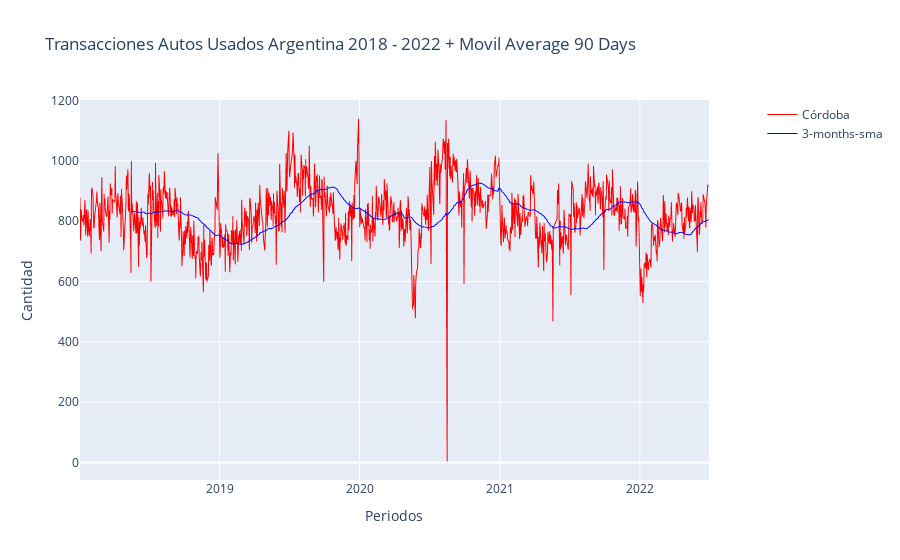

Notebook cell for this chart:
### Code cell
# Promedio movil simple

df_MA = df_ts.copy()

df_MA['tramite_fecha'] = df_MA.index

df_MA['3-months-sma'] = df_MA['Córdoba'].rolling(window=90).mean()


get_line_plot(df_MA, 'tramite_fecha', "Córdoba", "3-months-sma", "Transacciones Autos Usados Argentina 2018 - 2022 + Movil Average 90 Days")

### Figure 1 — Plotly figure (JSON) as saved in the notebook; plotly's stock layout.template omitted (floating-point values rounded to 4 significant figures; data arrays with more than 128 entries replaced by an {"elided": "..."} marker saying what was removed)
{"data": [{"hovertemplate": "tramite_fecha=%{x}<br>Córdoba=%{y}<extra></extra>", "legendgroup": "", "line": {"color": "red", "dash": "solid", "width": 1}, "mode": "lines", "name": "Córdoba", "showlegend": true, "type": "scattergl", "x": {"elided": "1106 str values"}, "xaxis": "x", "y": {"elided": "1106 int values"}, "yaxis": "y"}, {"hovertemplate": "tramite_fecha=%{x}<br>3-months-sma=%{y}<extra></extra>", "legendgroup": "", "line": {"color": "#0000ff", "dash": "solid", "width": 1}, "mode": "lines", "name": "3-months-sma", "showlegend": true, "type": "scattergl", "x": {"elided": "1106 str values"}, "xaxis": "x", "y": {"elided": "1106 float values"}, "yaxis": "y"}], "layout": {"autosize": true, "title": {"text": "Transacciones Autos Usados Argentina 2018 - 2022 + Movil Average 90 Days"}, "xaxis": {"anchor": "y", "autorange": true, "domain": [0, 0.94], "range": ["2018-01-02", "2022-06-30"], "title": {"text": "Periodos"}, "type": "date"}, "yaxis": {"anchor": "x", "autorange": true, "domain": [0, 1], "range": [-58.0, 1202], "title": {"text": "Cantidad"}, "type": "linear"}, "yaxis2": {"anchor": "x", "overlaying": "y", "side": "right", "title": {"text": "Cantidad"}}}}
